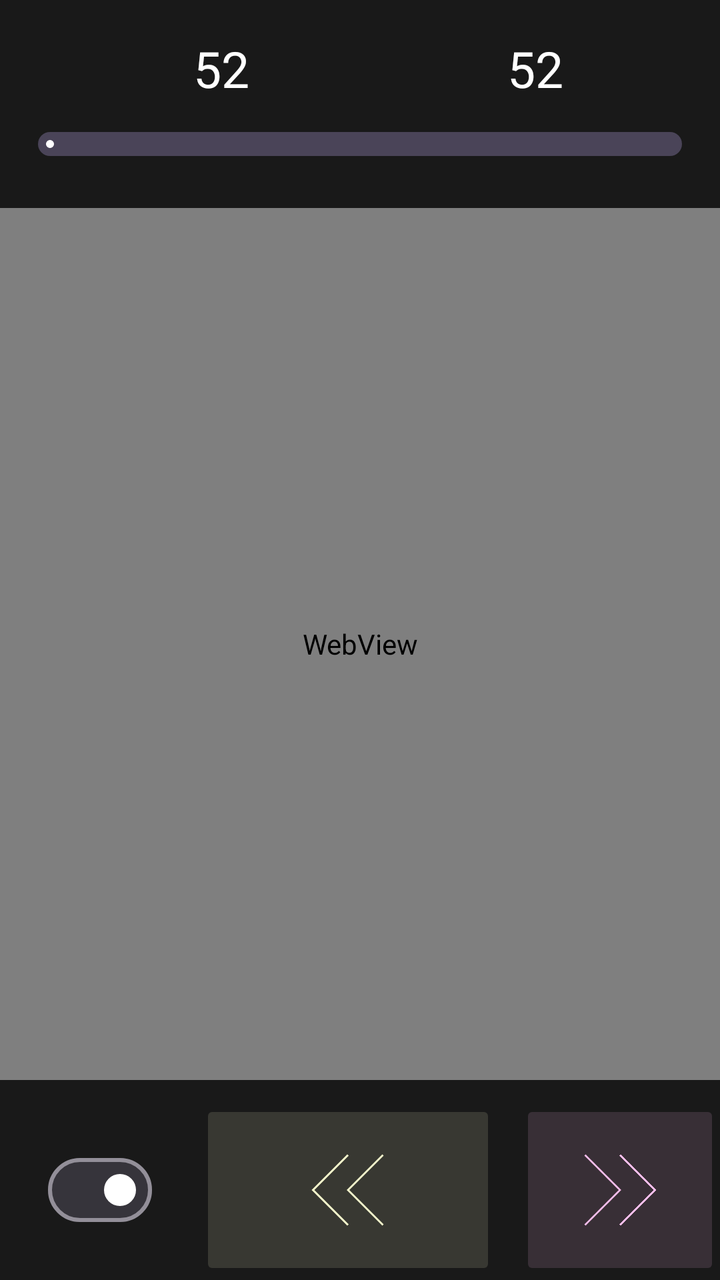
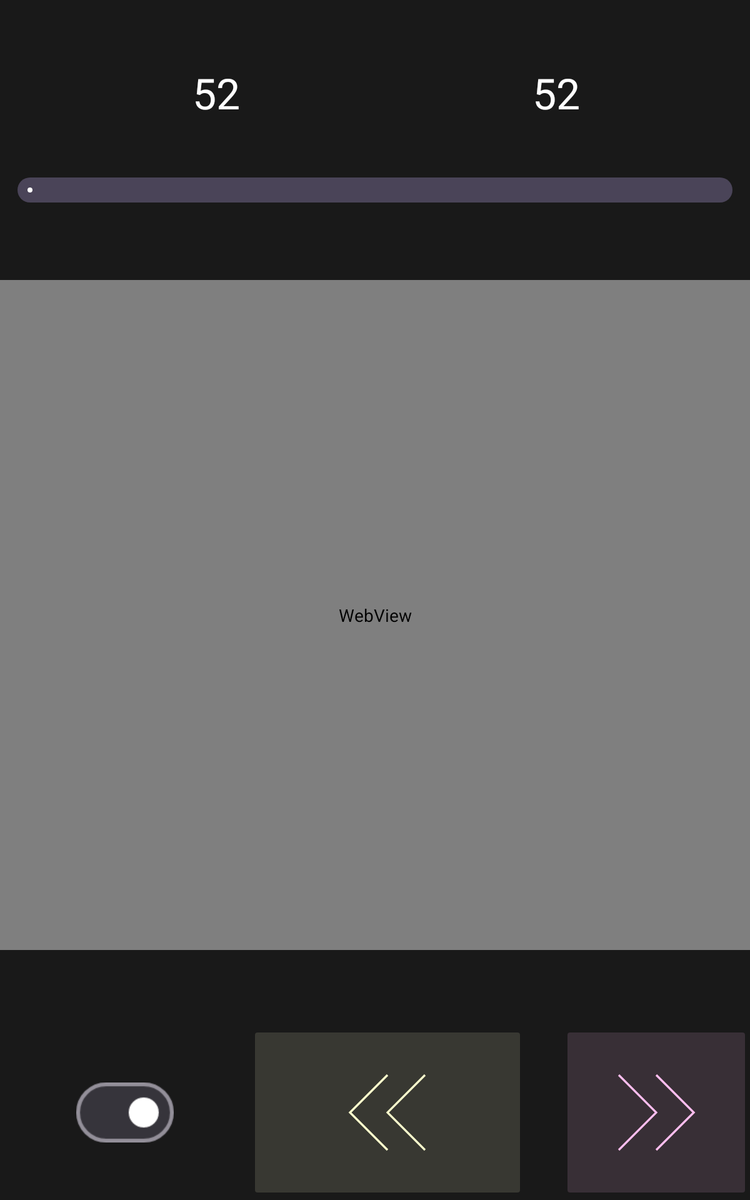

An Android layout and its configuration variant, each rendered on a device that would load it. The default file and the variant file are quoted in full after the pictures.
<!-- AndroidManifest.xml: application theme Theme.Revise -->
<!-- res/layout/activity_main.xml -->
<?xml version="1.0" encoding="utf-8"?>
<layout xmlns:android="http://schemas.android.com/apk/res/android"
    xmlns:app="http://schemas.android.com/apk/res-auto"
    xmlns:tools="http://schemas.android.com/tools">

    <data>

    </data>

    <androidx.constraintlayout.widget.ConstraintLayout
        android:layout_width="match_parent"
        android:layout_height="match_parent"
        android:animateLayoutChanges="true"
        android:background="@color/gray"
        tools:context=".main.MainActivity">

        <LinearLayout
            android:id="@+id/spinnerLayout"
            android:layout_width="match_parent"
            android:layout_height="wrap_content"
            android:layout_gravity="center"
            android:background="@color/gray"
            android:gravity="center"
            android:orientation="horizontal"
            android:paddingTop="10dp"
            android:paddingBottom="30dp"
            app:layout_constraintEnd_toEndOf="parent"
            app:layout_constraintStart_toStartOf="parent"
            app:layout_constraintTop_toTopOf="parent">

            <Spinner
                android:id="@+id/sura_spinner"
                android:layout_width="0dp"
                android:layout_height="wrap_content"
                android:layout_weight="1"
                android:background="@null"
                android:dropDownWidth="match_parent" />

        </LinearLayout>

        <RelativeLayout
            android:id="@+id/sliderLayout"
            android:layout_width="match_parent"
            android:layout_height="wrap_content"
            android:layout_gravity="center"
            android:background="@color/gray"
            android:gravity="center"
            android:orientation="vertical"
            android:padding="5dp"
            app:layout_constraintEnd_toEndOf="parent"
            app:layout_constraintStart_toStartOf="parent"
            app:layout_constraintTop_toBottomOf="@id/spinnerLayout">


            <com.google.android.material.slider.Slider
                android:id="@+id/slider"
                android:layout_width="match_parent"
                android:layout_height="wrap_content"
                android:contentDescription="@string/slider_description"
                android:layoutDirection="rtl"
                android:paddingTop="10dp"
                android:stepSize="1"
                app:haloColor="@android:color/transparent"
                app:labelBehavior="gone"
                app:thumbColor="@color/white"
                app:thumbRadius="0dp"
                app:thumbTrackGapSize="0dp"
                app:thumbWidth="0dp"
                app:tickColor="@android:color/transparent"
                app:trackColorActive="@color/white"
                app:trackHeight="12dp" />

        </RelativeLayout>


        <RelativeLayout
            android:id="@+id/quranLayout"
            android:layout_width="match_parent"
            android:layout_height="0dp"
            android:background="#191919"
            android:orientation="vertical"
            app:layout_constraintBottom_toTopOf="@id/spacer"
            app:layout_constraintEnd_toEndOf="parent"
            app:layout_constraintStart_toStartOf="parent"
            app:layout_constraintTop_toBottomOf="@id/sliderLayout">

            <WebView
                android:id="@+id/quranContent"
                android:layout_width="match_parent"
                android:layout_height="match_parent"
                android:scrollbars="none" />

        </RelativeLayout>

        <View
            android:id="@+id/spacer"
            android:layout_width="match_parent"
            android:layout_height="10dp"
            app:layout_constraintTop_toBottomOf="@id/quranLayout"
            app:layout_constraintBottom_toTopOf="@+id/bottomContainer"/>

        <TextView
            android:id="@+id/ayaCount"
            android:layout_width="wrap_content"
            android:layout_height="wrap_content"
            android:layout_marginStart="18dp"
            android:layout_weight="0.5"
            android:fontFamily="@font/uthmanic_hafs"
            android:paddingBottom="12dp"
            android:textAlignment="center"
            android:textColor="@color/white"
            android:textSize="25sp"
            app:layout_constraintBottom_toTopOf="@id/sliderLayout"
            app:layout_constraintEnd_toEndOf="parent"
            app:layout_constraintHorizontal_bias="0.75"
            app:layout_constraintStart_toStartOf="parent"
            app:layout_constraintTop_toBottomOf="@id/spinnerLayout"
            tools:text="52" />


        <TextView
            android:id="@+id/pageCount"
            android:layout_width="wrap_content"
            android:layout_height="wrap_content"
            android:layout_marginStart="18dp"
            android:layout_weight="0.5"
            android:fontFamily="@font/uthmanic_hafs"
            android:paddingBottom="12dp"
            android:textAlignment="center"
            android:textColor="@color/white"
            android:textSize="25sp"
            app:layout_constraintBottom_toTopOf="@id/sliderLayout"
            app:layout_constraintEnd_toEndOf="parent"
            app:layout_constraintHorizontal_bias="0.25"
            app:layout_constraintStart_toStartOf="parent"
            app:layout_constraintTop_toBottomOf="@id/spinnerLayout"
            tools:text="52" />


        <RelativeLayout
            android:id="@+id/bottomContainer"
            android:layout_width="match_parent"
            android:layout_height="90dp"
            android:elevation="20dp"
            android:gravity="center"
            android:orientation="horizontal"
            android:translationZ="25dp"
            app:layout_constraintBottom_toBottomOf="parent"
            app:layout_constraintEnd_toEndOf="parent"
            app:layout_constraintStart_toStartOf="parent"
            app:layout_constraintTop_toTopOf="parent"
            app:layout_constraintVertical_bias="1">

            <LinearLayout
                android:id="@+id/switchLayout"
                android:layout_width="100dp"
                android:layout_height="match_parent"
                android:layout_alignParentStart="true"
                android:gravity="center"
                android:orientation="vertical"
                android:paddingTop="5dp"
                android:paddingBottom="5dp">

                <com.google.android.material.materialswitch.MaterialSwitch
                    android:id="@+id/hide"
                    android:layout_width="wrap_content"
                    android:layout_height="wrap_content"
                    android:layout_marginStart="10dp"
                    android:layout_marginEnd="10dp"
                    android:layoutDirection="rtl"
                    app:thumbTint="@color/m3_switch_thumb_color" />


            </LinearLayout>

            <ImageButton
                android:id="@+id/clicker"
                android:layout_width="100dp"
                android:layout_height="match_parent"
                android:layout_toStartOf="@+id/previous_aya"
                android:layout_toEndOf="@id/switchLayout"
                android:backgroundTint="#22FDFFCD"
                android:contentDescription="@string/next_aya"
                android:gravity="center"
                app:tint="#FDFFCD"
                android:layout_marginEnd="12dp"
                android:foreground="?android:attr/selectableItemBackground"
                android:theme="@android:style/ThemeOverlay.Material.Dark"
                android:layoutDirection="rtl"
                android:scaleType="fitCenter"
                android:src="@drawable/ic_arrow_up"
                app:iconTint="@color/white" />

            <ImageButton
                android:id="@+id/previous_aya"
                android:layout_width="100dp"
                android:layout_height="match_parent"
                android:layout_alignParentEnd="true"
                android:contentDescription="@string/previous_aya"
                android:gravity="center"
                app:tint="#FFBEEF"
                android:foreground="?android:attr/selectableItemBackground"
                android:theme="@android:style/ThemeOverlay.Material.Dark"
                android:backgroundTint="#22FFBEEF"
                android:scaleType="fitCenter"
                android:src="@drawable/ic_arrow_up"
                app:iconTint="@color/white" />


        </RelativeLayout>


    </androidx.constraintlayout.widget.ConstraintLayout>
</layout>
<!-- resources referenced by this layout -->
<resources>
  <color name="gray">#191919</color>
  <color name="white">#FFFFFFFF</color>
  <!-- drawable ic_arrow_up (drawable) -->
  <vector android:height="24dp"
      android:viewportHeight="64"
      android:viewportWidth="64"
      android:width="24dp"
      android:autoMirrored="true"
      xmlns:android="http://schemas.android.com/apk/res/android">
      <path
          android:pathData="M16,16l16,16l-16,16"
          android:strokeWidth="0.85"
          android:fillColor="@android:color/transparent"
          android:strokeColor="#ffffff" />
      <path
          android:pathData="M32,16l16,16l-16,16"
          android:strokeWidth="0.9"
          android:fillColor="@android:color/transparent"
          android:strokeColor="#ffffff" />
  </vector>
  <string name="next_aya">go to next aya</string>
  <string name="previous_aya">go to previous aya</string>
  <string name="slider_description">aya range slider</string>
  <style name="Theme.Revise" parent="Theme.Material3.Dark.NoActionBar">
          
          <item name="colorPrimary">@color/teal_700</item>
          <item name="colorPrimaryVariant">@color/black</item>
          <item name="colorOnPrimary">@color/white</item>
          
          <item name="colorSecondary">@color/teal_200</item>
          <item name="colorSecondaryVariant">@color/teal_200</item>
          <item name="colorOnSecondary">@color/white</item>
          
          <item name="android:statusBarColor">?attr/colorPrimaryVariant</item>
          
      </style>
  <color name="teal_700">#FF018786</color>
  <color name="black">#FF000000</color>
  <color name="teal_200">#FF03DAC5</color>
</resources>
<!-- res/layout-sw600dp/activity_main.xml (the repository's variant of the layout above) -->
<!-- drawn on a 7-inch tablet held upright -->
<?xml version="1.0" encoding="utf-8"?>
<layout xmlns:android="http://schemas.android.com/apk/res/android"
    xmlns:app="http://schemas.android.com/apk/res-auto"
    xmlns:tools="http://schemas.android.com/tools">

    <data>

    </data>

    <androidx.constraintlayout.widget.ConstraintLayout
        android:layout_width="match_parent"
        android:layout_height="match_parent"
        android:animateLayoutChanges="true"
        android:background="@color/gray"
        tools:context=".main.MainActivity">
        <LinearLayout
            android:id="@+id/spinnerLayout"
            android:layout_width="match_parent"
            android:layout_height="wrap_content"
            android:paddingTop="10dp"
            android:paddingBottom="70dp"
            android:layout_gravity="center"
            android:background="@color/gray"
            android:gravity="center"
            android:orientation="horizontal"
            app:layout_constraintEnd_toEndOf="parent"
            app:layout_constraintStart_toStartOf="parent"
            app:layout_constraintTop_toTopOf="parent">

            <Spinner
                android:layout_width="0dp"
                android:layout_height="wrap_content"
                android:layout_weight="1"
                android:id="@+id/sura_spinner"
                android:dropDownWidth="match_parent"
                android:background="@null" />


        </LinearLayout>

        <RelativeLayout
            android:id="@+id/sliderLayout"
            android:layout_width="match_parent"
            android:layout_height="wrap_content"
            android:paddingTop="45dp"
            android:paddingBottom="45dp"
            android:layout_gravity="center"
            android:background="@color/gray"
            android:gravity="center"
            android:orientation="vertical"
            app:layout_constraintEnd_toEndOf="parent"
            app:layout_constraintStart_toStartOf="parent"
            app:layout_constraintTop_toBottomOf="@id/spinnerLayout">


            <com.google.android.material.slider.Slider
                android:id="@+id/slider"
                android:layout_width="match_parent"
                android:layout_height="wrap_content"
                android:contentDescription="@string/slider_description"
                android:layoutDirection="rtl"
                android:paddingTop="10dp"
                android:stepSize="1"
                app:haloColor="@android:color/transparent"
                app:labelBehavior="gone"
                app:thumbColor="@color/white"
                app:thumbRadius="0dp"
                app:tickColor="@android:color/transparent"
                app:trackColorActive="@color/white"
                app:thumbTrackGapSize="0dp"
                app:thumbWidth="0dp"
                app:trackHeight="20dp" />

        </RelativeLayout>

        <RelativeLayout
            android:id="@+id/quranLayout"
            android:layout_width="match_parent"
            android:layout_height="0dp"
            android:orientation="vertical"
            android:background="#191919"
            app:layout_constraintBottom_toTopOf="@id/spacer"
            app:layout_constraintEnd_toEndOf="parent"
            app:layout_constraintStart_toStartOf="parent"
            app:layout_constraintTop_toBottomOf="@id/sliderLayout">

            <WebView
                android:id="@+id/quranContent"
                android:layout_width="match_parent"
                android:layout_height="match_parent"
                android:scrollbars="none" />

        </RelativeLayout>

        <View
            android:id="@+id/spacer"
            android:layout_width="match_parent"
            android:layout_height="60dp"
            app:layout_constraintTop_toBottomOf="@id/quranLayout"
            app:layout_constraintBottom_toTopOf="@+id/bottomContainer"/>


        <TextView
            android:id="@+id/ayaCount"
            android:layout_width="wrap_content"
            android:layout_height="wrap_content"
            android:layout_weight="0.5"
            android:paddingBottom="12dp"
            android:textColor="@color/white"
            tools:text="52"
            app:layout_constraintHorizontal_bias="0.75"
            app:layout_constraintEnd_toEndOf="parent"
            app:layout_constraintStart_toStartOf="parent"
            app:layout_constraintTop_toBottomOf="@id/spinnerLayout"
            app:layout_constraintBottom_toTopOf="@id/sliderLayout"
            android:textAlignment="center"
            android:layout_marginStart="18dp"
            android:fontFamily="@font/uthmanic_hafs"
            android:textSize="34sp" />


        <TextView
            android:id="@+id/pageCount"
            android:layout_width="wrap_content"
            android:layout_height="wrap_content"
            android:layout_weight="0.5"
            android:paddingBottom="12dp"
            android:textColor="@color/white"
            tools:text="52"
            app:layout_constraintHorizontal_bias="0.25"
            app:layout_constraintEnd_toEndOf="parent"
            app:layout_constraintStart_toStartOf="parent"
            app:layout_constraintTop_toBottomOf="@id/spinnerLayout"
            app:layout_constraintBottom_toTopOf="@id/sliderLayout"
            android:textAlignment="center"
            android:layout_marginStart="18dp"
            android:fontFamily="@font/uthmanic_hafs"
            android:textSize="34sp" />


        <RelativeLayout
            android:id="@+id/bottomContainer"
            android:layout_width="match_parent"
            android:layout_height="140dp"
            android:elevation="20dp"
            android:gravity="center"
            android:translationZ="25dp"
            android:orientation="horizontal"
            app:layout_constraintEnd_toEndOf="parent"
            app:layout_constraintStart_toStartOf="parent"
            app:layout_constraintVertical_bias="1"
            app:layout_constraintBottom_toBottomOf="parent"
            app:layout_constraintTop_toTopOf="parent">

            <LinearLayout
                android:id="@+id/switchLayout"
                android:layout_width="200dp"
                android:layout_height="match_parent"
                android:gravity="center"
                android:padding="25dp"
                android:orientation="vertical">

                <com.google.android.material.materialswitch.MaterialSwitch
                    android:id="@+id/hide"
                    android:scaleY="1.5"
                    android:scaleX="1.5"
                    app:thumbTint="@color/m3_switch_thumb_color"
                    android:layout_width="wrap_content"
                    android:layout_height="wrap_content"
                    android:layout_marginStart="40dp"
                    android:layout_marginEnd="40dp"
                    android:layoutDirection="rtl" />


            </LinearLayout>

            <ImageButton
                android:id="@+id/clicker"
                android:layout_width="100dp"
                android:layout_marginEnd="30dp"
                android:layout_height="match_parent"
                android:layout_toStartOf="@+id/previous_aya"
                android:layout_toEndOf="@id/switchLayout"
                android:backgroundTint="#22FDFFCD"
                android:contentDescription="@string/next_aya"
                android:gravity="center"
                android:foreground="?android:attr/selectableItemBackground"
                android:theme="@android:style/ThemeOverlay.Material.Dark"
                app:tint="#FDFFCD"
                android:layoutDirection="rtl"
                android:scaleType="fitCenter"
                android:src="@drawable/ic_arrow_up" />
            <ImageButton
                android:contentDescription="@string/previous_aya"
                android:src="@drawable/ic_arrow_up"
                android:id="@+id/previous_aya"
                android:layout_width="150dp"
                android:layout_height="match_parent"
                android:backgroundTint="#22FFBEEF"
                android:scaleType="fitCenter"
                android:theme="@android:style/ThemeOverlay.Material.Dark"
                app:tint="#FFBEEF"
                android:foreground="?android:attr/selectableItemBackground"
                android:layout_alignParentEnd="true"
                android:gravity="center" />


        </RelativeLayout>


    </androidx.constraintlayout.widget.ConstraintLayout>
</layout>
